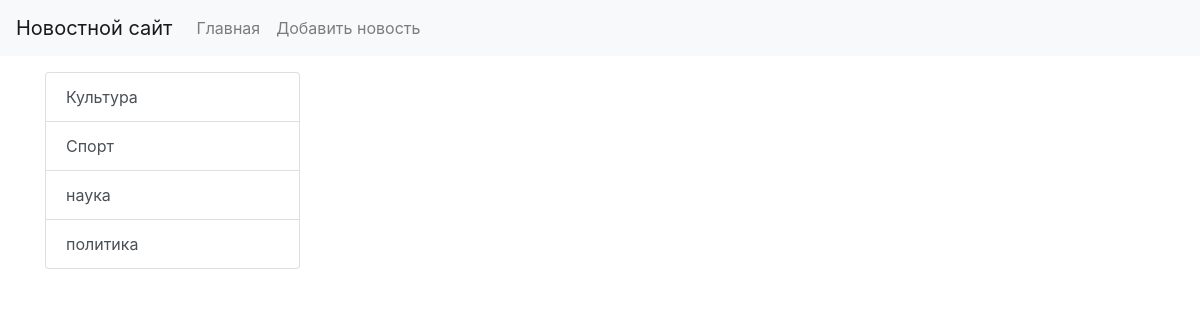
/category/5/, run on an earlier commit of the app's database.
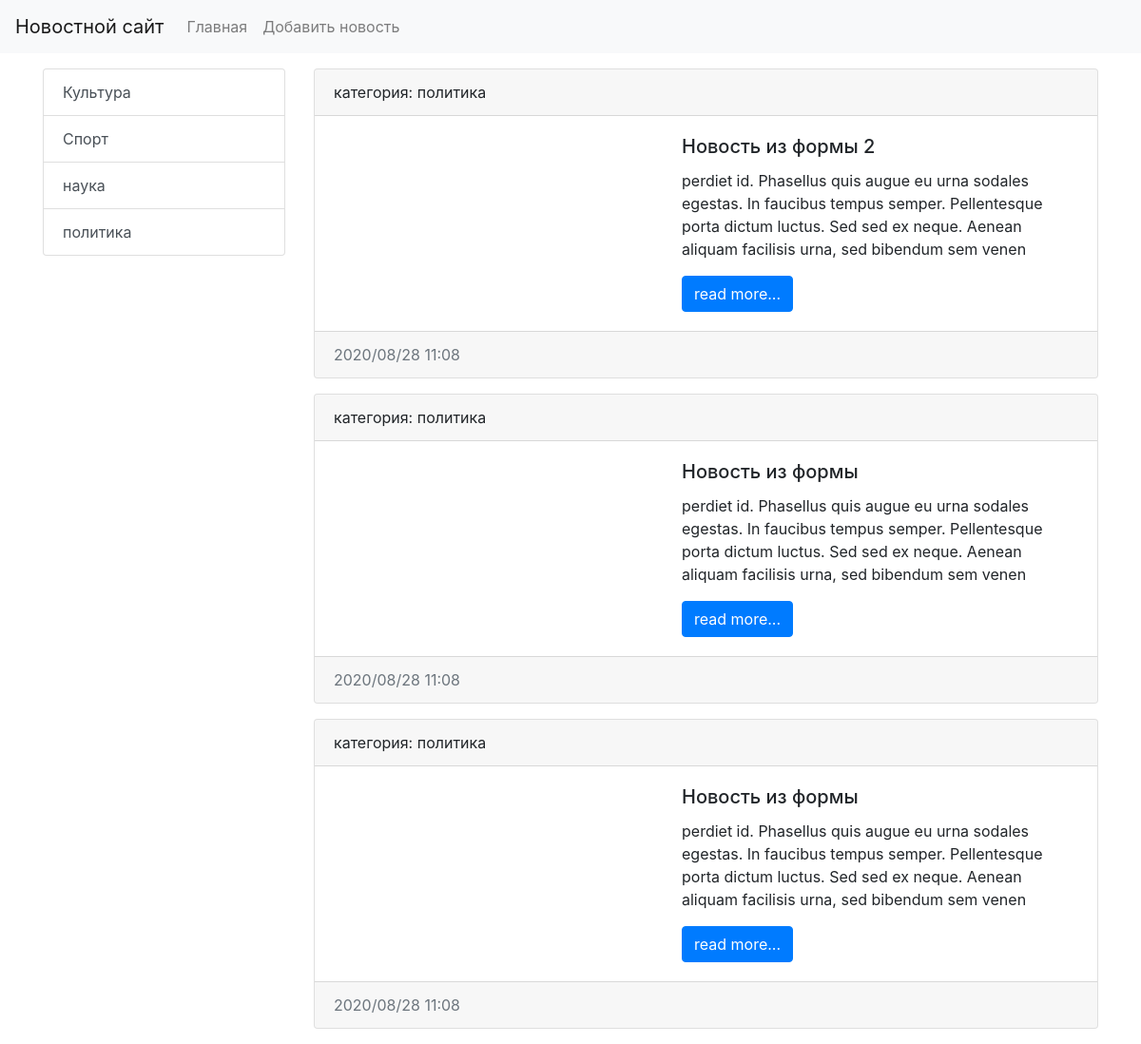
And on a later commit of the database.
### news/models.py (models this page shows, shortened)
class Category(models.Model):
    title = models.CharField(max_length=150, db_index=True, verbose_name='категории')
    def get_absolute_url(self):
        return reverse('category', kwargs={"category_id": self.pk})
    class Meta:
        verbose_name = 'категория'
        verbose_name_plural = 'категории'
        ordering = ['title']

class News(models.Model):
    def get_absolute_url(self):
        return reverse('view_news', kwargs={"news_id": self.pk})
    title = models.CharField(max_length=150, verbose_name='Наименование')
    content = models.TextField(blank=True, verbose_name='контент')
    create_at = models.DateTimeField(auto_now_add=True)
    update_at = models.DateTimeField(auto_now=True)
    photo = models.ImageField(upload_to='photos/%Y/%m/%d/', verbose_name="Фото",blank=True)
    is_published = models.BooleanField(default=True)
    category = models.ForeignKey('Category', on_delete=models.PROTECT)
    class Meta:
        verbose_name = 'новость'
        verbose_name_plural = "новости"
        ordering = ['-create_at']

### news/views.py (the view)
# urls.py: path('category/<int:category_id>/', get_category, name= 'category'),
def get_category(request, category_id):
    news = News.objects.filter(category_id=category_id)
    category = Category.objects.get(pk=category_id)
    return render(request, 'news/category.html', {'news' : news,
                                               'category' : category,})

### news/templatetags/news_tags.py (called while the page is built)
@register.inclusion_tag('news/list_categories.html')
def show_categories():
    categories = Category.objects.all()
    return {"categories" : categories }

### news/templates/news/category.html (shortened to what this page needs)
{% extends 'base.html' %}
{% block sidebar %}
    {% include 'inc/_sidebar.html' %}
{% endblock %}
{% block content %}
    {%for item in news%}
        <div class="card mb-3">
            <div class="card-header">
                категория: {{ item.category.title }}
            </div>
            <div class="card-body">
                <div class="media">
                    <div class="media-body">
                        <h5 class="card-title">{{ item.title }}</h5>
                        <p class="card-text">{{ item.content | linebreaksbr | truncatewords:50}}</p>
                        <a href="{{ item.get_absolute_url }}" class="btn btn-primary">read more...</a>
                    </div>
                </div>
            </div>
            <div class="card-footer text-muted">
                {{ item.create_at| date:"Y/m/d H:m"}}
            </div>
        </div>
    {% endfor %}
{% endblock %}

### news/templates/news/list_categories.html
<div class="list-group">
    {% for item in categories %}
        <a href="{{ item.get_absolute_url }}" class="list-group-item list-group-item-action">{{ item.title }}</a>
    {% endfor %}
</div>

What changed in the data, as far as the page shows it:
added News: category "политика", title "Новость из формы 2", content "perdiet id. Phasellus quis augue eu urna sodales egestas. In faucibus tempus semper. Pellentesque porta dictum luctus. Sed sed ex neque. Aenean aliquam facilisis urna, sed bibendum sem venen", create_at "2020/08/28 11:08"
added News: category "политика", title "Новость из формы", content "perdiet id. Phasellus quis augue eu urna sodales egestas. In faucibus tempus semper. Pellentesque porta dictum luctus. Sed sed ex neque. Aenean aliquam facilisis urna, sed bibendum sem venen", create_at "2020/08/28 11:08"
added News: category "политика", title "Новость из формы", content "perdiet id. Phasellus quis augue eu urna sodales egestas. In faucibus tempus semper. Pellentesque porta dictum luctus. Sed sed ex neque. Aenean aliquam facilisis urna, sed bibendum sem venen", create_at "2020/08/28 11:08"
